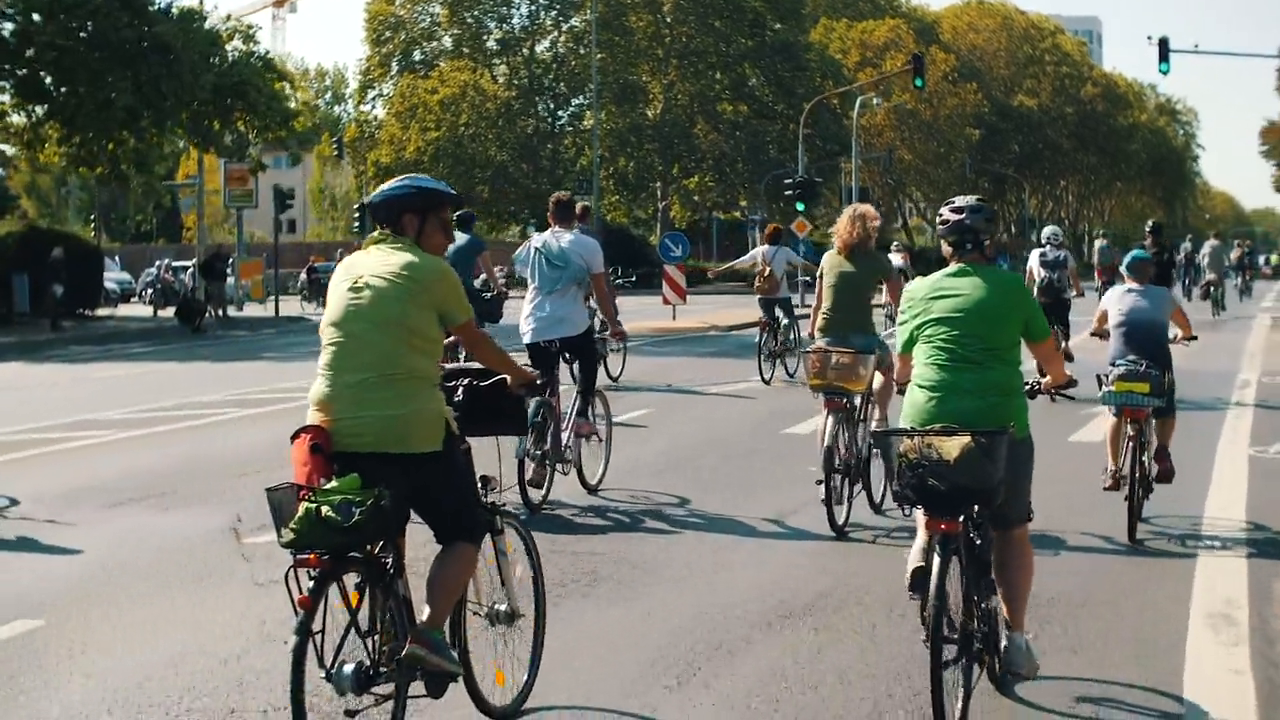
#> input picture frame 45 of object-Detection/Videos/bikes.mp4, 1280 x 720 px, given in place of Zootopia.mp4, which was not available
$ python 7.video_in.py
#> lines starting #> are read from the running program, lines starting #| are printed output that depends on the picture
import sys
import cv2


# 비디오 파일 열기
cap = cv2.VideoCapture("Zootopia.mp4")

if not cap.isOpened():
    print("Video open failed!")
    sys.exit()

# 비디오 프레임 크기, 전체 프레임수, FPS 등 출력
print("Frame width:", int(cap.get(cv2.CAP_PROP_FRAME_WIDTH)))
print("Frame height:", int(cap.get(cv2.CAP_PROP_FRAME_HEIGHT)))
print("Frame count:", int(cap.get(cv2.CAP_PROP_FRAME_COUNT)))

fps = cap.get(cv2.CAP_PROP_FPS)
print("FPS:", fps)

delay = round(1000 / fps)

# 비디오 매 프레임 처리
while True:
    ret, frame = cap.read()
#> frame is the input picture: shape (720, 1280, 3); mean B, G, R 101.7, 112.8, 110.6

    if not ret:
        break

    inversed = ~frame  # 반전
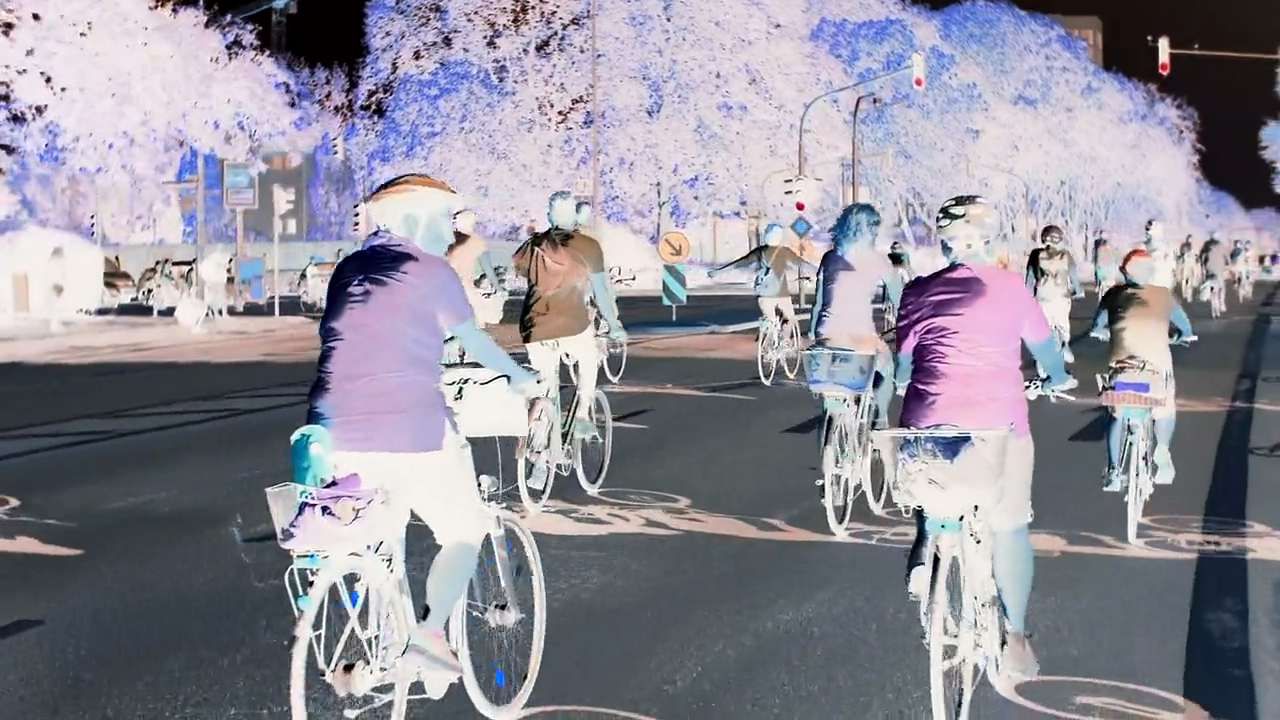
#> inversed: shape (720, 1280, 3); mean B, G, R 153.3, 142.2, 144.4

    cv2.imshow("frame", frame)
    cv2.imshow("inversed", inversed)

    if cv2.waitKey(delay) == 27:
#> (key Esc is pressed here)
        break

cap.release()
cv2.destroyAllWindows()

$ run again, starting later in the video
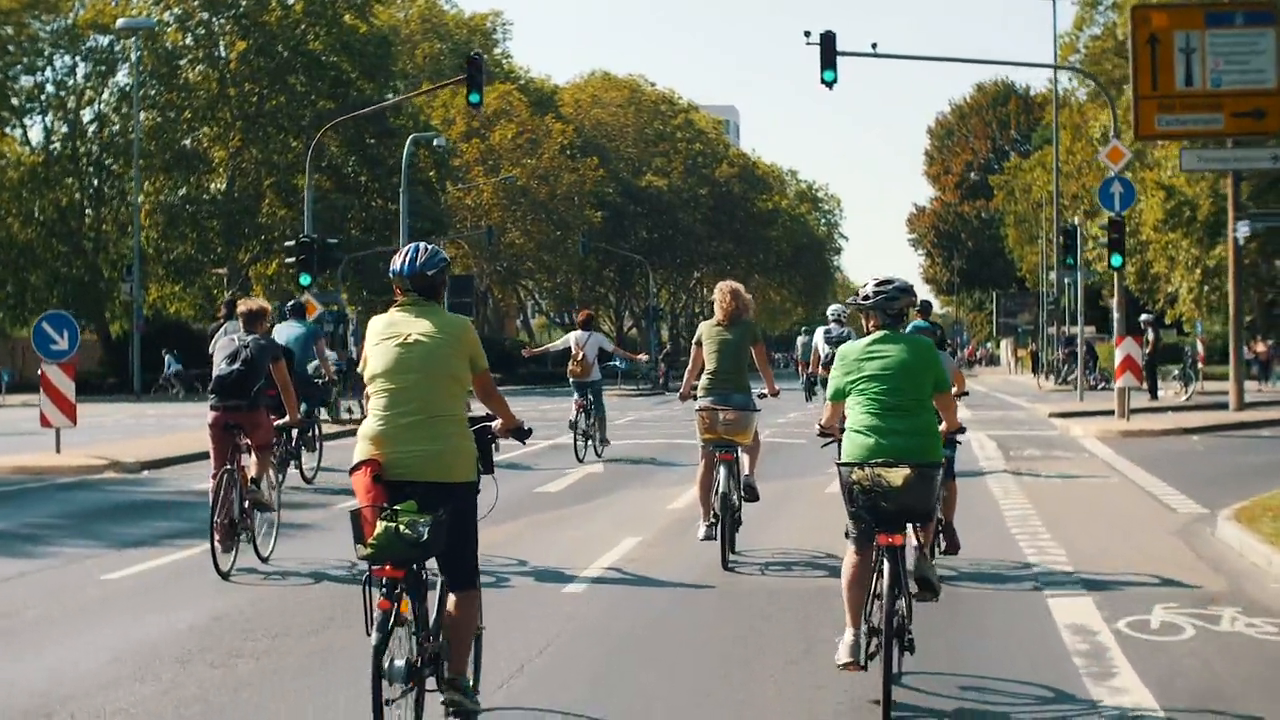
#> input picture frame 206 of object-Detection/Videos/bikes.mp4, 1280 x 720 px, given in place of Zootopia.mp4, which was not available
#> frame is the input picture: shape (720, 1280, 3); mean B, G, R 104.3, 117.2, 115.4
#> `inversed = ~frame`:
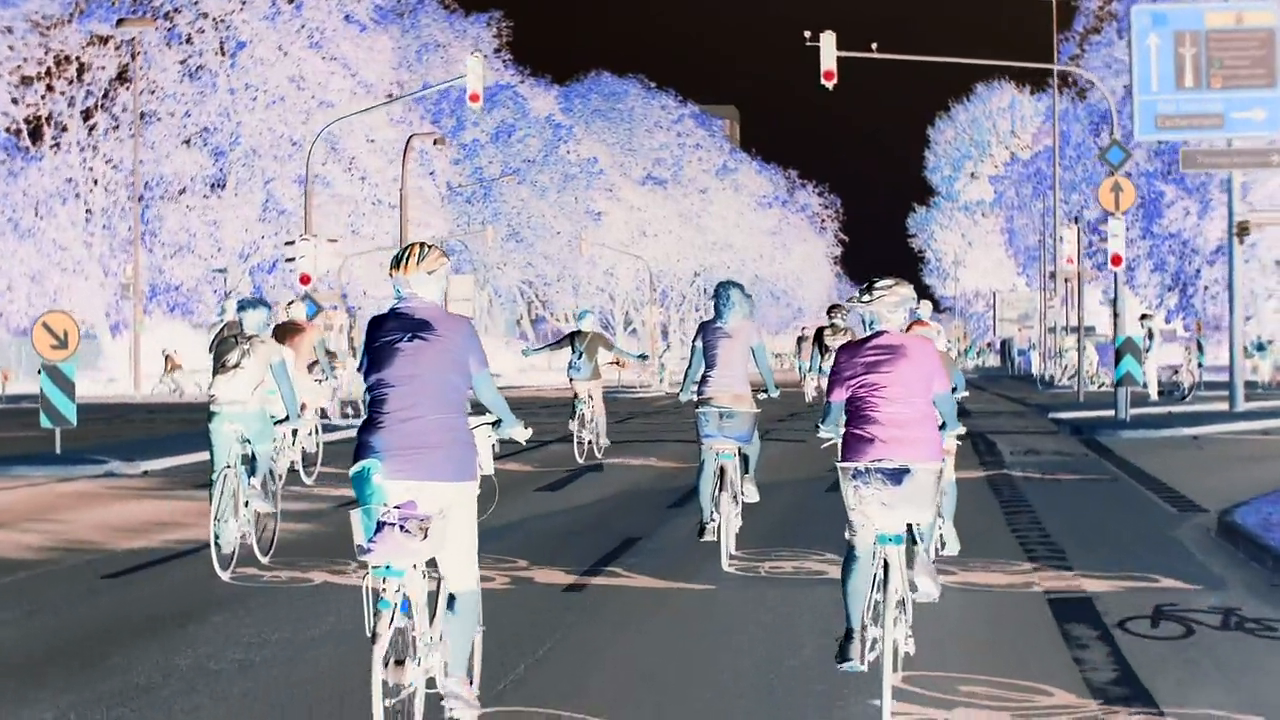
#> inversed: shape (720, 1280, 3); mean B, G, R 150.7, 137.8, 139.6

$ run again, starting later in the video
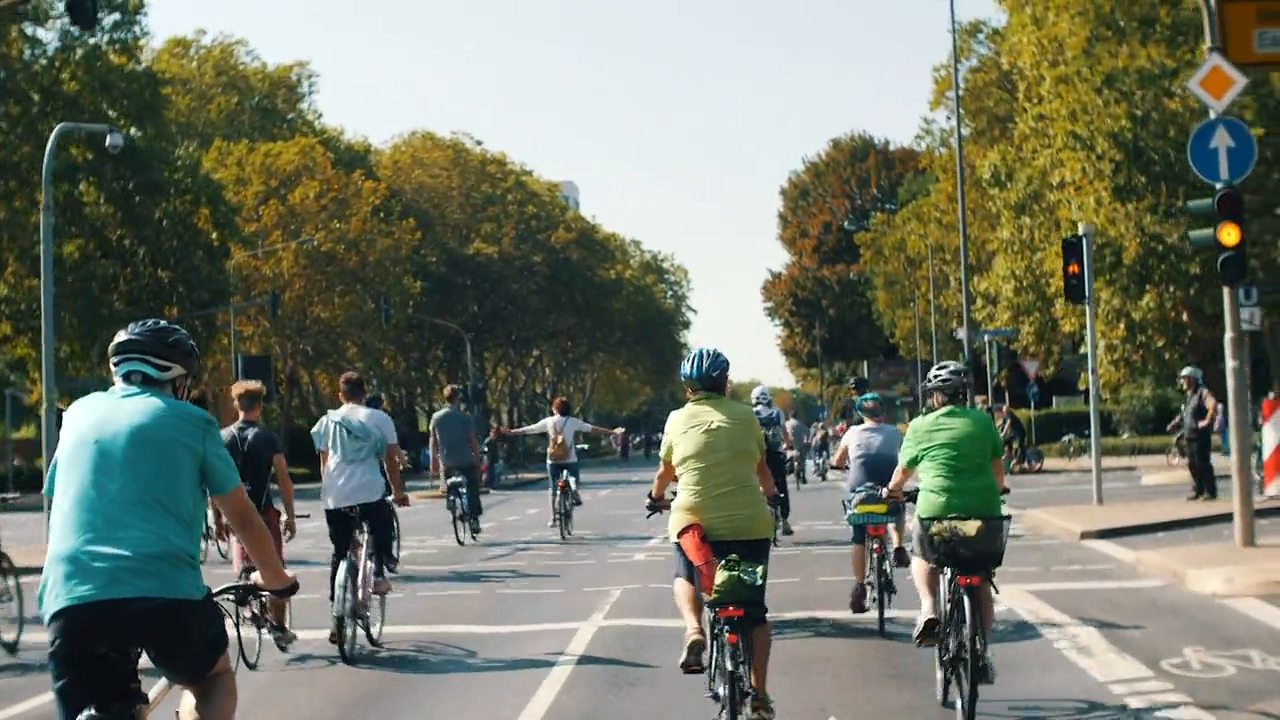
#> input picture frame 366 of object-Detection/Videos/bikes.mp4, 1280 x 720 px, given in place of Zootopia.mp4, which was not available
#> frame is the input picture: shape (720, 1280, 3); mean B, G, R 106, 120.1, 115.1
#> `inversed = ~frame`:
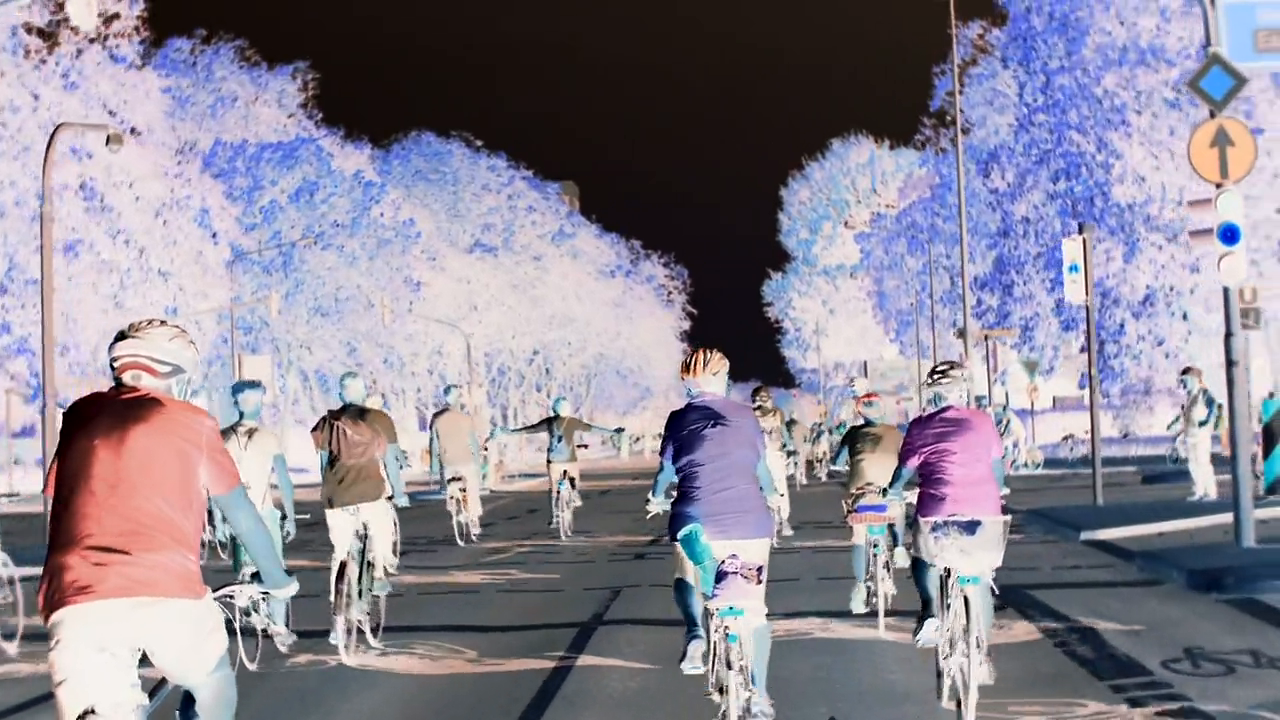
#> inversed: shape (720, 1280, 3); mean B, G, R 149, 134.9, 139.9
